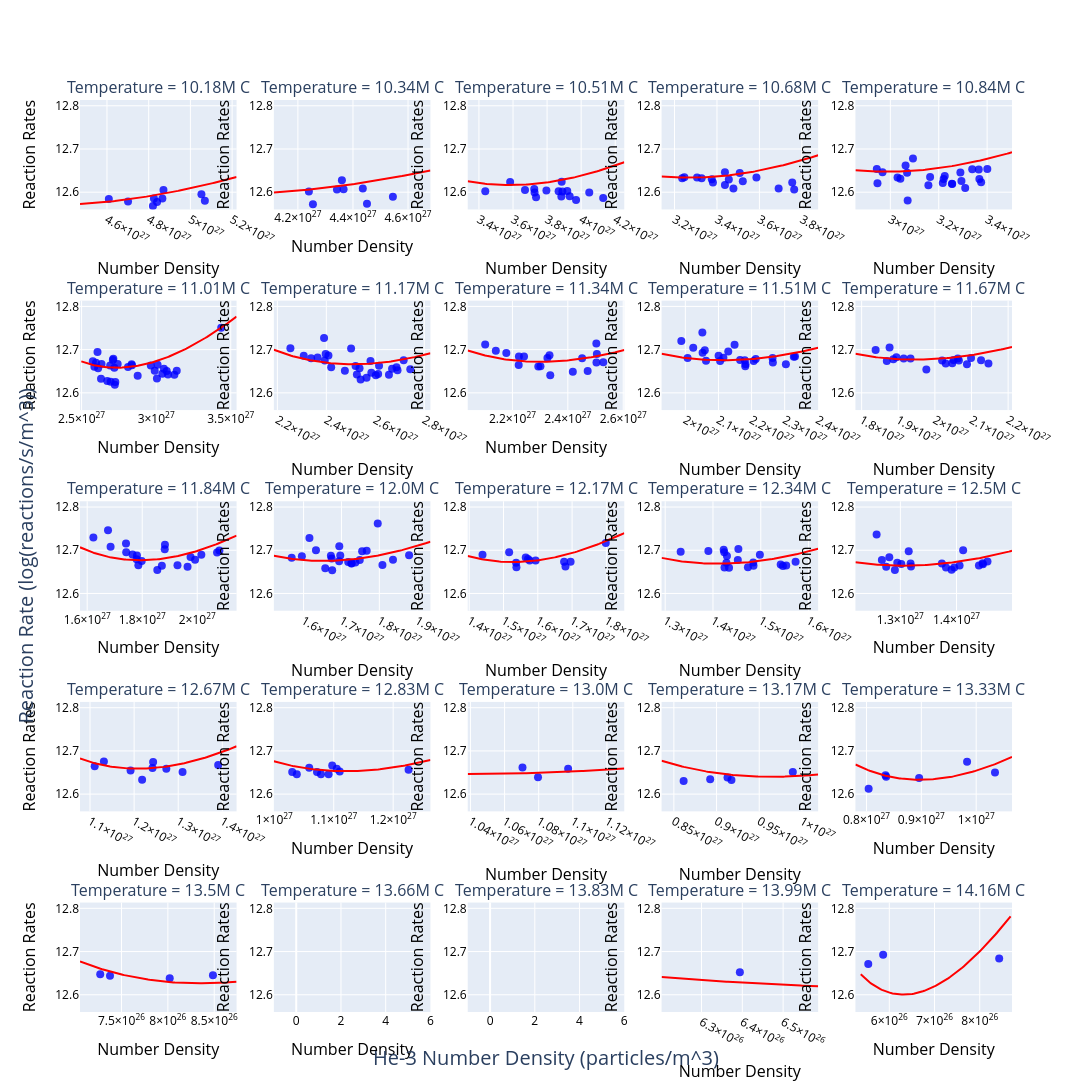

Notebook code cell kept with this figure:
### Code cell
## Use the model to make another surface plot
pio.templates.default = "plotly"

x = df_filtered['he3_number_density']
temp = df_filtered['core_temperature']

count = 25
x_space = np.linspace(x.min(), x.max(), 100)
temp_range = np.linspace(temp.min(), temp.max(), count + 1)

subplot_titles = []

_last = temp.min()
for _temp in temp_range:
    if _temp == _last:
        continue
    subplot_titles.append(f'Temperature = {format_title(_temp)} C')
    _last = _temp

cols = 5
fig = make_subplots(rows=math.ceil((len(temp_range) - 1) / cols), cols=cols, subplot_titles=subplot_titles,
                    x_title='He-3 Number Density (particles/m^3)', y_title='Reaction Rate (log(reactions/s/m^3))')

max_y = 0
min_y = 1e10

last = temp.min()
idx = 0
row = 1
col = 1
for temp_value in temp_range:
    if temp_value == last:
        continue
    frame_df = df_filtered.copy()
    if temp_value == temp.max():
        frame_df = frame_df[frame_df['core_temperature'] <= temp_value]
    else:
        frame_df = frame_df[frame_df['core_temperature'] < temp_value]
    frame_df = frame_df[frame_df['core_temperature'] >= last]
    last = temp_value

    fig.add_trace(
        go.Scatter(x=frame_df['he3_number_density'], y=np.log10(frame_df['reaction_rates_per_unit_volume']), mode='markers',
                   marker=dict(
                       # color=frame_df['core_temperature'],
                       size=8,
                       opacity=0.8,
                       color="Blue"
                       # colorbar=dict(title='Temperature (C)', len=0.8, thickness=20),
                       # showscale=True,
                       # coloraxis='coloraxis',
                   )),
        row=row, col=col
    )

    _x = frame_df['he3_number_density']
    x_space = np.linspace(.97 * _x.min(), _x.max() * 1.03, 100)

    temp_space = np.array([temp_value] * len(x_space))
    if len(_x) == 1:
        x_value = _x.iloc[0]
        x_space = np.linspace(x_value * 0.97, x_value * 1.03, 100)
        temp_space = np.array(frame_df['core_temperature'].iloc[0]) * np.ones_like(x_space)

    input_data = pd.DataFrame(
        {
            'const': np.ones_like(x_space),
            'log(he3_number_density)': np.log10(x_space),
            'log(he3_number_density)^2': np.log10(x_space) ** 2,
            'log(core_temperature)': np.log10(temp_space),
            'log(core_temperature)^2': np.log10(temp_space) ** 2,
            'log(core_temperature)^3': np.log10(temp_space) ** 3,
            'interaction': np.log10(x_space) * np.log10(temp_space),
        }
    )

    ys = model_interaction.predict(input_data).values
    fig.add_trace(
        go.Scatter(x=x_space, y=ys, mode='lines', marker=dict(color='red')),
        row=row, col=col
    )

    max_y = max(max_y, ys.max())
    min_y = min(min_y, ys.min())

    col += 1
    if col > cols:
        col = 1
        row += 1

    idx += 1

fig.update_layout(
    width=2400,
    height=2000,
    showlegend=False,
    coloraxis=dict(colorscale='BlueRed', colorbar=dict(title='Temperature (C)', len=0.8, thickness=20)),
)

min_y = min_y * 0.999
max_y = max_y * 1.0025


for i in range(len(temp_range)):
    param_name = f'yaxis{i + 1}'
    param_name_x = f'xaxis{i + 1}'
    if i == 0:
        param_name = 'yaxis'
        fig.update_layout(yaxis=dict(range=[min_y, max_y], title='Reaction Rates', color='black', titlefont=dict(size=16, color='black')), xaxis=dict(title='Number Density', color='black', titlefont=dict(size=16, color='black')))
    elif i == 10:
        fig.update_layout({
            param_name: dict(range=[min_y, max_y], color='black'),
            param_name_x: dict(title='Number Density', color='black', titlefont=dict(size=16, color='black'))
        })
    elif i == 22:
        fig.update_layout({
            param_name: dict(range=[min_y, max_y], title='Reaction Rates', color='black', titlefont=dict(size=16, color='black')),
            param_name_x: dict(color='black')
        })
    else:
        fig.update_layout({
            param_name: dict(range=[min_y, max_y], title='Reaction Rates', color='black', titlefont=dict(size=16, color='black')),
            param_name_x: dict(title='Number Density', color='black', titlefont=dict(size=16, color='black'))
        })


def update(a):
    if a.text =='He-3 Number Density (particles/m^3)' or a.text == 'Reaction Rate (log(reactions/s/m^3))':
        a.font.size = 20

fig.for_each_annotation(update)

fig.show()
